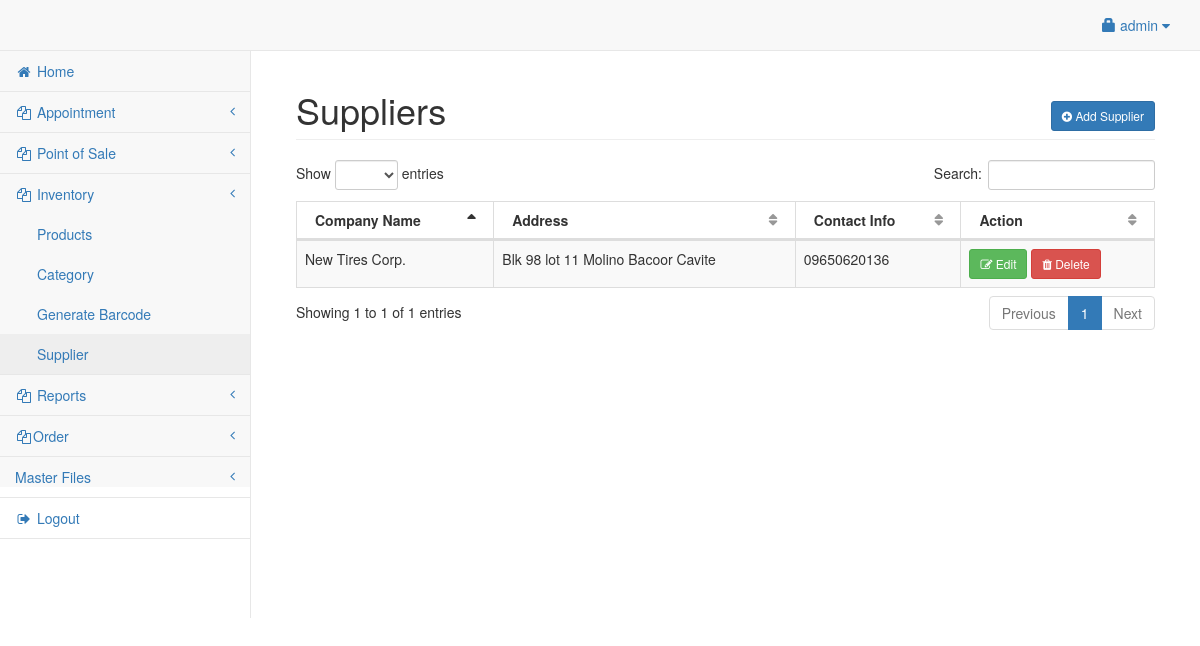
The page /admin/supplier.php (signed in) on the database as committed earlier.
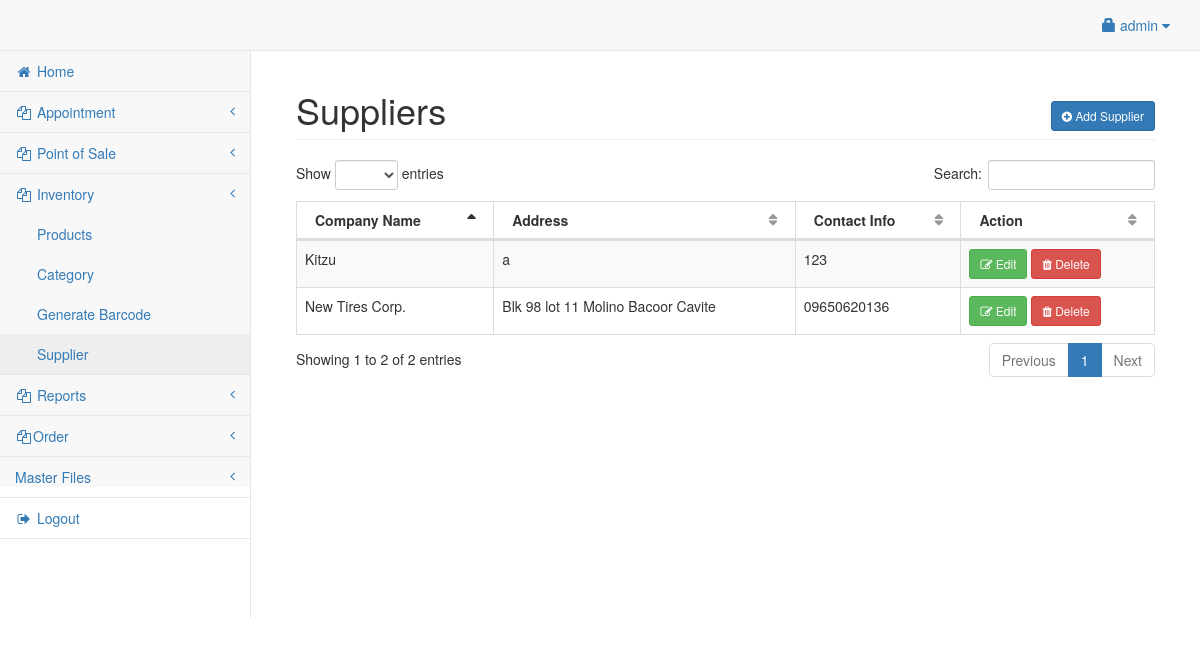
The same page on the database as committed later.
### tables this page shows
CREATE TABLE `supplier` (
  `userid` int(11) NOT NULL,
  `company_name` varchar(50) NOT NULL,
  `company_address` varchar(150) NOT NULL,
  `contact` varchar(50) NOT NULL
);

### admin/supplier.php (the view, shortened to what this page needs)
<?php include('header.php'); ?>
<body>
<div id="wrapper">
<?php include('navbar.php'); ?>
<div style="height:50px;"></div>
<div id="page-wrapper">
<div class="container-fluid">
	<div class="row">
        <div class="col-lg-12">
            <h1 class="page-header">Suppliers
				<span class="pull-right">
					<button class="btn btn-primary btn-sm" data-toggle="modal" data-target="#addsupplier"><i class="fa fa-plus-circle"></i> Add Supplier</button>
				</span>
			</h1>
        </div>
    </div>
    <div class="row">
        <div class="col-lg-12">
            <table width="100%" class="table table-striped table-bordered table-hover" id="supTable">
                <thead>
                    <tr>
                        <th>Company Name</th>
						<th>Address</th>
                        <th>Contact Info</th>
						<th>Action</th>
                    </tr>
                </thead>
                <tbody>
				<?php
					$sq=mysqli_query($conn,"select * from supplier");
					while($sqrow=mysqli_fetch_array($sq)){
					?>
						<tr>
							<td><?php echo $sqrow['company_name']; ?></td>
							<td><?php echo $sqrow['company_address']; ?></td>
							<td><?php echo $sqrow['contact']; ?></td>
							<td>
								<button class="btn btn-success btn-sm" data-toggle="modal" data-target="#edit_<?php echo $sqrow['userid']; ?>"><i class="fa fa-edit"></i> Edit</button>
								<button class="btn btn-danger btn-sm" data-toggle="modal" data-target="#del_<?php echo $sqrow['userid']; ?>"><i class="fa fa-trash"></i> Delete</button>
							</td>
						</tr>
					<?php
					}
				?>
                </tbody>
            </table>
        </div>
    </div>
</div>
</div>
</div>
</body>
</html>

Rows that differ between the two databases and show on the page:
added supplier: company_name "Kitzu", company_address "a", contact "123"
Other text that changed with them:
text written by a page script: "Show entries Search: Showing 1 to 1 of 1 entries Previous 1 Next" → "Show entries Search: Showing 1 to 2 of 2 entries Previous 1 Next"
